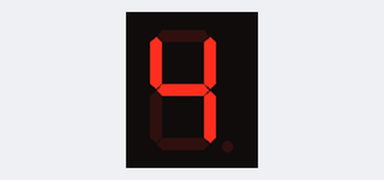
Recording of a sketch running on a simulated Arduino Uno, built with avr-gcc and run on an emulated ATmega328P. Parts: 1-digit seven-segment display. Wiring (inferred from the names in the program): 1-digit 7-segment display, segments lit when HIGH: segments pin 13, pin 12, pin 11, pin 7, pin 6, pin 5, pin 4. Random numbers use the default seed unless the sketch sets one; the segment pins are drawn as the display they are named for.

Above: at 0.1 s.
At 9.1 s:
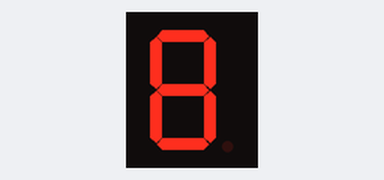
At 12.1 s:
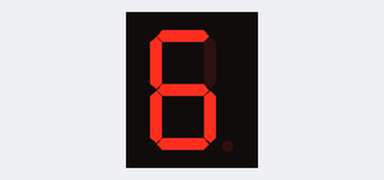
At 18.1 s:
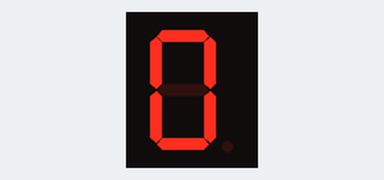
At 27.1 s:
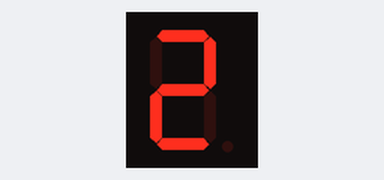
At 36.1 s:
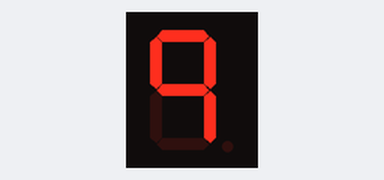

Measured:
- what the display in image 1 shows lasts 3.0 s, from 9.0 s to 12.0 s

The sketch:

9-0-random.ino
```cpp
#include <Arduino.h>

const int segmentos[7] = {13, 12, 11, 7, 6, 5, 4}; // Pines conectados al display

const byte numeros[10][7] = {
  {1,1,1,1,1,1,0}, // 0
  {0,1,1,0,0,0,0}, // 1
  {1,1,0,1,1,0,1}, // 2
  {1,1,1,1,0,0,1}, // 3
  {0,1,1,0,0,1,1}, // 4
  {1,0,1,1,0,1,1}, // 5
  {1,0,1,1,1,1,1}, // 6
  {1,1,1,0,0,0,0}, // 7
  {1,1,1,1,1,1,1}, // 8
  {1,1,1,0,0,1,1}  // 9
};

void mostrarNumero(int num) {
  for (int i = 0; i < 7; i++) {
    digitalWrite(segmentos[i], numeros[num][i]);
  }
}

void apagarDisplay() {
  for (int i = 0; i < 7; i++) {
    digitalWrite(segmentos[i], LOW);
  }
}

void setup() {
  for (int i = 0; i < 7; i++) {
    pinMode(segmentos[i], OUTPUT);
  }
  randomSeed(analogRead(A0)); // Inicializa el generador de números aleatorios
}

void loop() {
  int numeroAleatorio = random(0, 10); // Genera un número aleatorio entre 0 y 9
  mostrarNumero(numeroAleatorio);
  delay(3000); // Espera 3 segundos antes de cambiar el número
  apagarDisplay();
}
```
